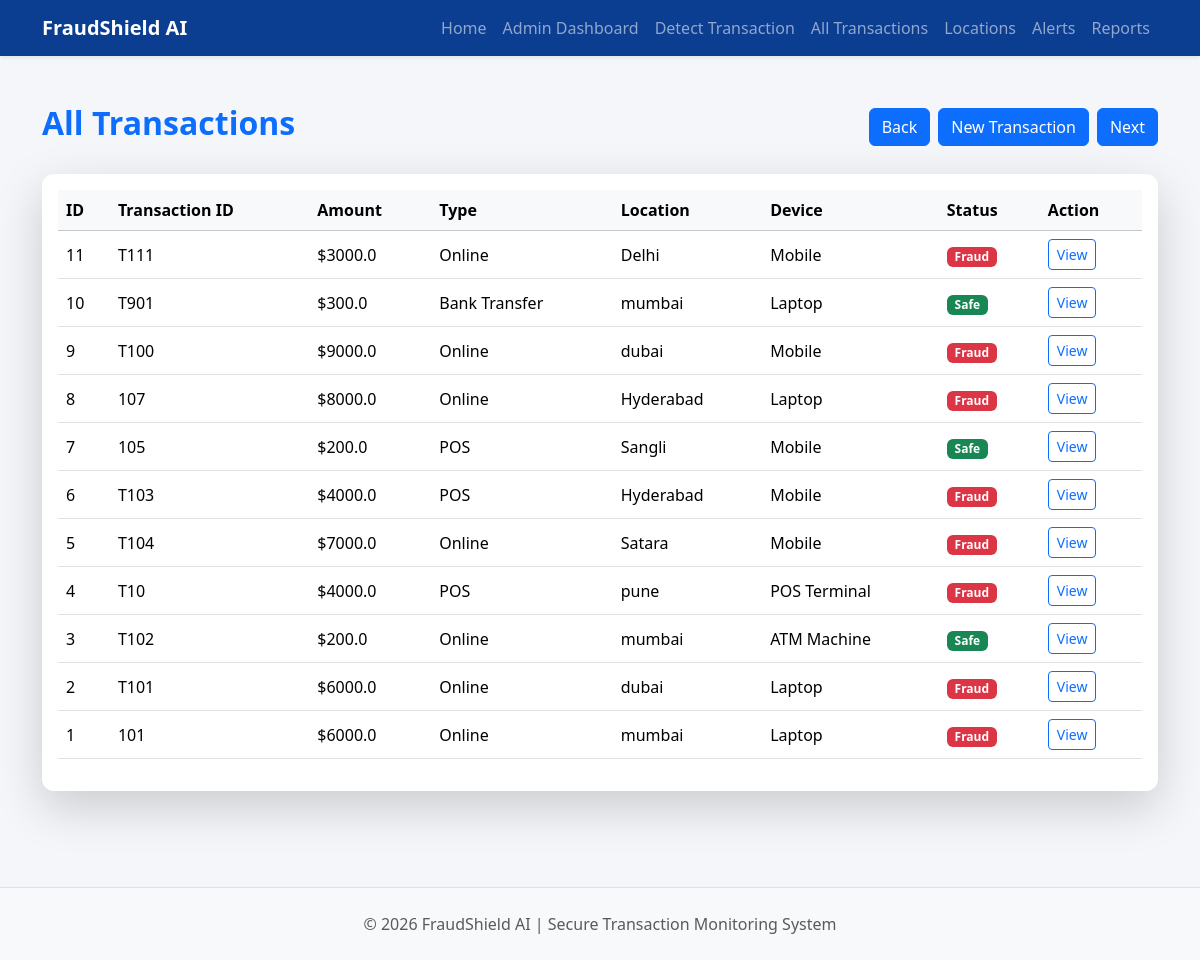
The app's page /transactions, older data.
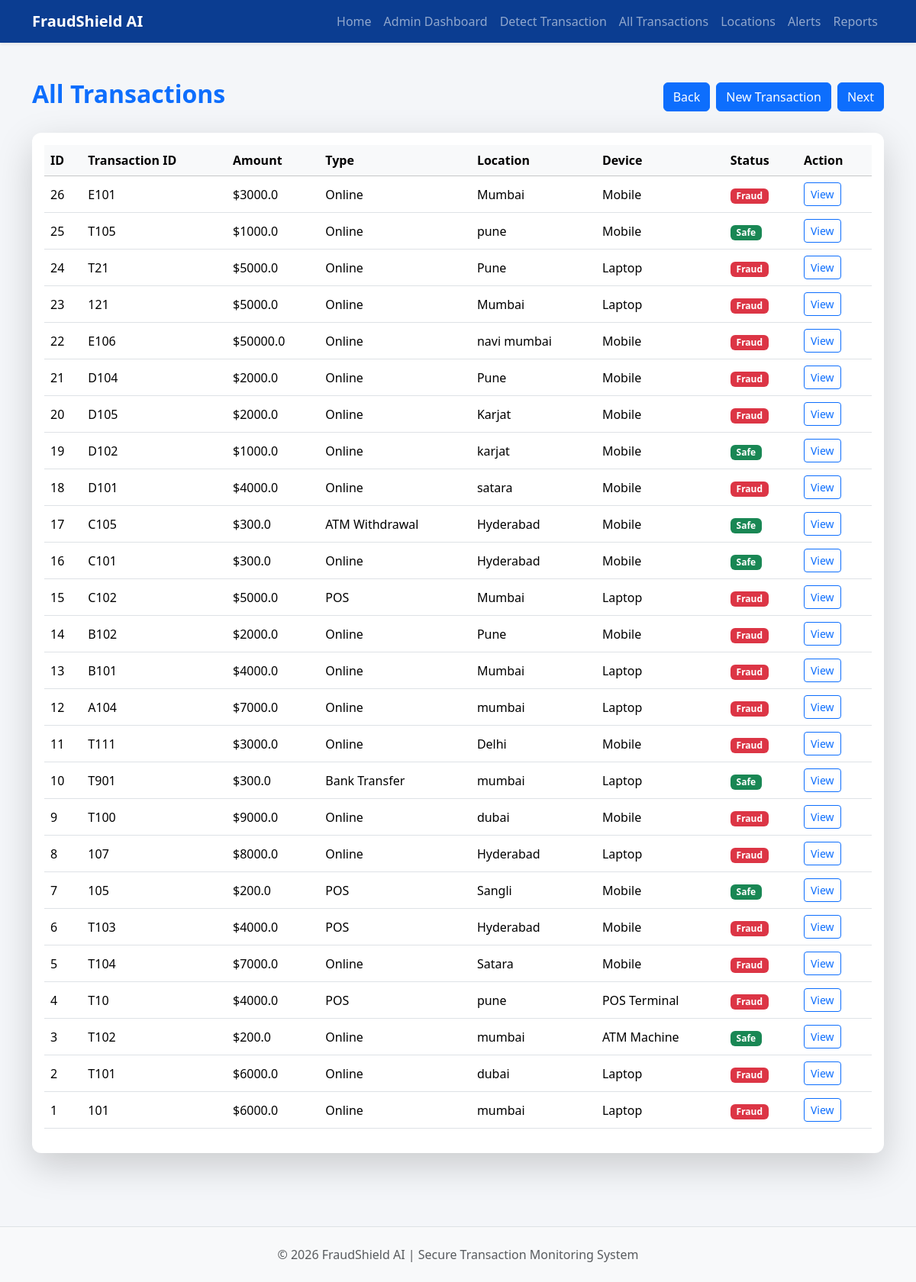
The same page, newer data.
### tables this page shows
CREATE TABLE transactions (
            id INTEGER PRIMARY KEY AUTOINCREMENT,
            transaction_id TEXT UNIQUE,
            amount REAL,
            transaction_type TEXT,
            location TEXT,
            device TEXT,
            result TEXT
        , alerted INTEGER DEFAULT 0);

### app.py (the view)
@app.route('/transactions')
def all_transactions():
    conn = sqlite3.connect('transactions.db')
    cursor = conn.cursor()
    cursor.execute("SELECT * FROM transactions ORDER BY id DESC")
    transactions = cursor.fetchall()
    conn.close()
    return render_template('transactions.html', transactions=transactions)

### templates/transactions.html
{% extends "base.html" %}
{% block content %}
<div class="container py-5">
    <div class="d-flex justify-content-between align-items-center mb-4">
        <h2 class="fw-bold text-primary">All Transactions</h2>
        <div class="d-flex gap-2">
            <a href="/" class="btn btn-primary"> Back</a>
            <a href="/detect" class="btn btn-primary"> New Transaction</a>
            <a href="/locations" class="btn btn-primary">Next </a>
        </div>
    </div>
    <div class="card shadow-lg border-0">
        <div class="card-body">
            <table class="table table-hover align-middle">
                <thead class="table-light">
                    <tr>
                        <th>ID</th>
                        <th>Transaction ID</th>
                        <th>Amount</th>
                        <th>Type</th>
                        <th>Location</th>
                        <th>Device</th>
                        <th>Status</th>
                        <th>Action</th>
                    </tr>
                </thead>
                <tbody>
                    {% for t in transactions %}
                    <tr>
                        <td>{{ t[0] }}</td>
                        <td>{{ t[1] }}</td>
                        <td>${{ t[2] }}</td>
                        <td>{{ t[3] }}</td>
                        <td>{{ t[4] }}</td>
                        <td>{{ t[5] }}</td>
                        <td>
                            {% if t[6] == "Fraud Detected" %}
                                <span class="badge bg-danger">Fraud</span>
                            {% else %}
                                <span class="badge bg-success">Safe</span>
                            {% endif %}
                        </td>
                        <td>
                            <a href="/transaction/{{ t[0] }}"
                               class="btn btn-sm btn-outline-primary">
                                View
                            </a>
                        </td>
                    </tr>
                    {% endfor %}
                </tbody>
            </table>
        </div>
    </div>
</div>
{% endblock %}

### templates/base.html (shortened to what this page needs)
<!DOCTYPE html>
<html lang="en">
<head>
    <link href="https://cdn.jsdelivr.net/npm/bootstrap@5.3.2/dist/css/bootstrap.min.css" rel="stylesheet">
    <link rel="stylesheet" href="{{ url_for('static', filename='css/style.css') }}">
</head>
<body>
<nav class="navbar navbar-expand-lg navbar-dark bg-primary shadow-sm">
    <div class="container">
        <a class="navbar-brand fw-bold" href="/">FraudShield AI</a>
        <div class="collapse navbar-collapse justify-content-end" id="navbarNav">
            <ul class="navbar-nav">
                <li class="nav-item"><a class="nav-link" href="/">Home</a></li>
                <li class="nav-item"><a class="nav-link" href="/admin">Admin Dashboard</a></li>
                <li class="nav-item"><a class="nav-link" href="/detect">Detect Transaction</a></li>
                <li class="nav-item"> <a class="nav-link" href="/transactions">All Transactions</a></li>
                <li class="nav-item"><a class="nav-link" href="/locations">Locations</a></li>
                <li class="nav-item"><a class="nav-link" href="/alerts">Alerts</a></li>
                <li class="nav-item"><a class="nav-link" href="/reports">Reports</a></li>
            </ul>
        </div>
    </div>
</nav>
{% block content %}{% endblock %}
<footer class="text-center p-4 mt-5 bg-light border-top">
    <p class="mb-0 text-muted">
        © 2026 FraudShield AI | Secure Transaction Monitoring System
    </p>
</footer>
</body>
</html>

### static/css/style.css (style rules this page uses)
body { background-color: #F4F6F9; font-family: 'Segoe UI', sans-serif; }
.navbar { background-color: #0B3D91 !important; }
.card { border-radius: 12px; }

Row changes from the older to the newer data that the page shows:
added transactions: id "26", transaction "E101", amount "3000.0", transaction_type "Online", location "Mumbai", device "Mobile", result "Fraud"
added transactions: id "25", transaction "T105", amount "1000.0", transaction_type "Online", location "pune", device "Mobile", result "Safe"
added transactions: id "24", transaction "T21", amount "5000.0", transaction_type "Online", location "Pune", device "Laptop", result "Fraud"
added transactions: id "23", transaction "121", amount "5000.0", transaction_type "Online", location "Mumbai", device "Laptop", result "Fraud"
added transactions: id "22", transaction "E106", amount "50000.0", transaction_type "Online", location "navi mumbai", device "Mobile", result "Fraud"
added transactions: id "21", transaction "D104", amount "2000.0", transaction_type "Online", location "Pune", device "Mobile", result "Fraud"
added transactions: id "20", transaction "D105", amount "2000.0", transaction_type "Online", location "Karjat", device "Mobile", result "Fraud"
added transactions: id "19", transaction "D102", amount "1000.0", transaction_type "Online", location "karjat", device "Mobile", result "Safe"
added transactions: id "18", transaction "D101", amount "4000.0", transaction_type "Online", location "satara", device "Mobile", result "Fraud"
added transactions: id "17", transaction "C105", amount "300.0", transaction_type "ATM Withdrawal", location "Hyderabad", device "Mobile", result "Safe"
added transactions: id "16", transaction "C101", amount "300.0", transaction_type "Online", location "Hyderabad", device "Mobile", result "Safe"
added transactions: id "15", transaction "C102", amount "5000.0", transaction_type "POS", location "Mumbai", device "Laptop", result "Fraud"
added transactions: id "14", transaction "B102", amount "2000.0", transaction_type "Online", location "Pune", device "Mobile", result "Fraud"
added transactions: id "13", transaction "B101", amount "4000.0", transaction_type "Online", location "Mumbai", device "Laptop", result "Fraud"
added transactions: id "12", transaction "A104", amount "7000.0", transaction_type "Online", location "mumbai", device "Laptop", result "Fraud"
